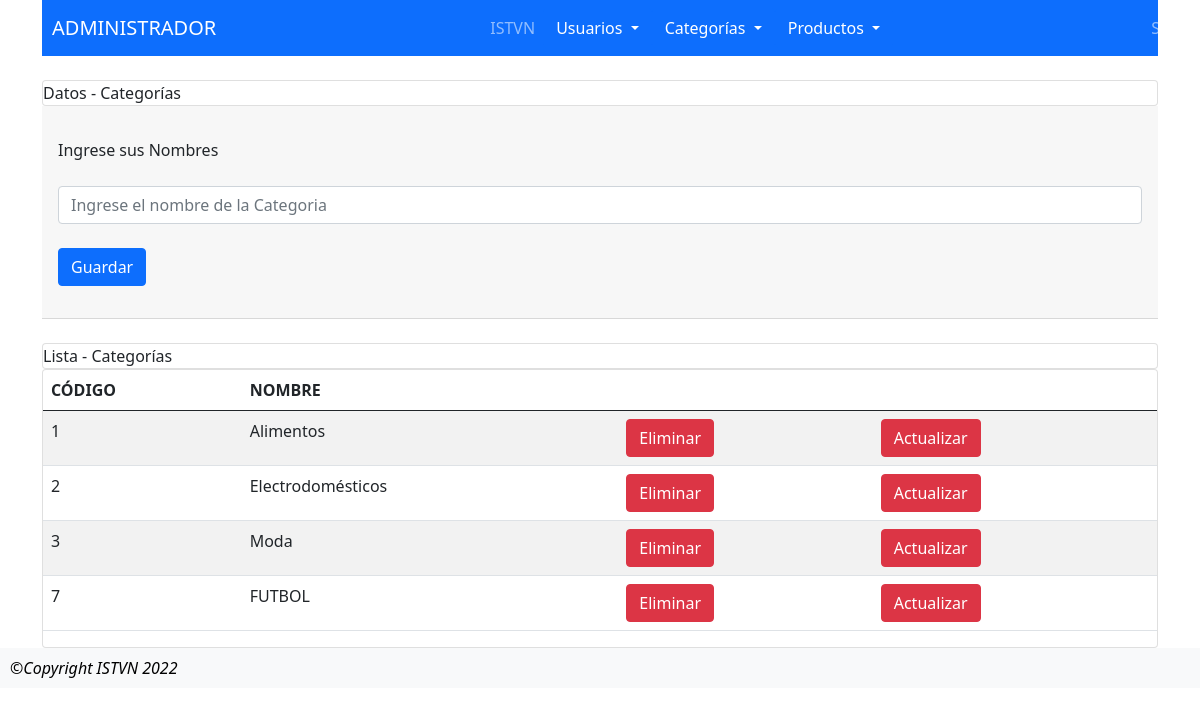
Screenshot of /Admin/FormularioCat.php with the database file from the repository.
### tables this page shows
CREATE TABLE `categorias` (
  `id` int(50) NOT NULL,
  `nombre` varchar(50) NOT NULL
);

### Admin/FormularioCat.php (the view, shortened to what this page needs)
<?php include("Plantillas/Encabezado.php");
include("BDD/conexion.php");
$nombre = "";
$sql = "Select * from categorias;";
$result = $conn->query($sql);
?>
<div class="container">
    <div class="row">
        <div class="col-md-12">
            <br />
            <div class="card">
                Datos - Categorías
            </div>
            <div class="card-header">
                <br />
                <form method="POST" enctype="multipart/form-data" action="BDD/CategoriasCRUD.php">
                    <div class="form-group">
                        <label for="descripcion por nombre">Ingrese sus Nombres</label>
                        <br /> <br />
                        <input type="text" class="form-control" id="categoria" name="categoria" placeholder="Ingrese el nombre de la Categoria" value="<?php echo $nombre; ?>">
                        <br />
                    </div>
                    <button type="submit" name="Enviar" class="btn btn-primary" value="Guardar">Guardar</button>
                </form>
                <br>
            </div>
            <br>
            <div class="card">
                Lista - Categorías
            </div>
            <div class="card">
                <table class="table table-striped table-inverse table-responsive">
                    <thead class="thead-inverse">
                        <tr>
                            <th>CÓDIGO</th>
                            <th>NOMBRE</th>
                            <TH> </TH>
                            <TH> </TH>
                        </tr>
                    </thead>
                    <tbody>
                        <?php
                        while ($row = $result->fetch_assoc()) {
                        ?>
                            <tr>
                                <td><?php echo $row["id"]; ?></td>
                                <td><?php echo $row["nombre"]; ?></td>
                                <td>
                                    <form action="BDD/CategoriasCRUD.php" method="POST">
                                        <button type="submit" class="btn btn-danger" name="Enviar" value="Eliminar">Eliminar</button>
                                    </form>
                                </td>
                                <td>
                                    <form action="FormularioCat.php" method="POST">
                                        <button type="submit" class="btn btn-danger" name="Actualizar" value="Actualizar">Actualizar</button>
                                    </form>
                                </td>
                            </tr>
                        <?php
                        }
                        ?>
                    </tbody>
                </table>
            </div>
        </div>
    </div>
</div>
<?php include("Plantillas/Pie.php"); ?>

### rows the page displays
categorias: id "1", nombre "Alimentos"
categorias: id "2", nombre "Electrodomésticos"
categorias: id "3", nombre "Moda"
categorias: id "7", nombre "FUTBOL"
